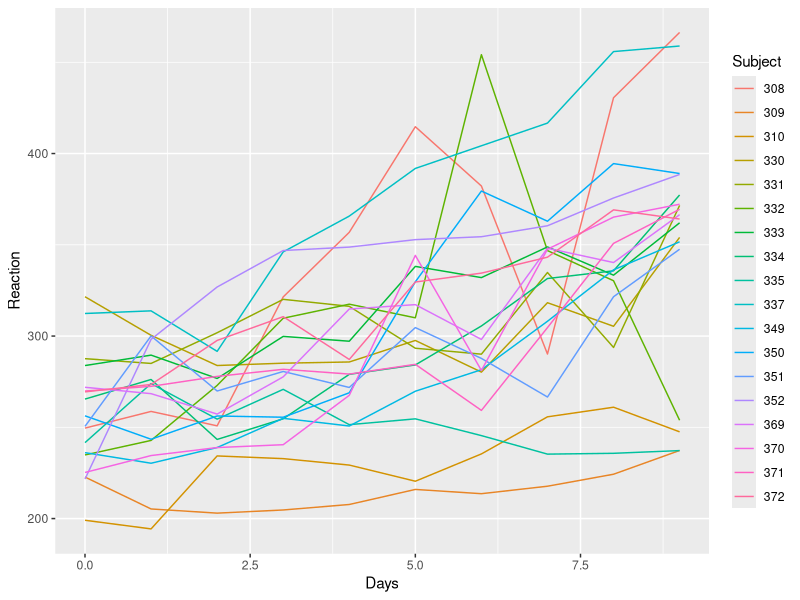

Here is the R script that generated this plot:
## ---- chunk 1
knitr::opts_chunk$set(
  collapse = TRUE,
  comment = "#>",
  message = FALSE
)
## ---- chunk 2
library(pbkrtest)
library(ggplot2)

ggplot(sleepstudy) + geom_line(aes(Days, Reaction, group=Subject, color=Subject))

fm0 <- lmer(Reaction ~ Days + (Days|Subject), data=sleepstudy)
fm1 <- update(fm0, .~. - Days)

## Is there an effect of Days?

an <- anova(fm0, fm1)
pb <- PBmodcomp(fm0, fm1)
kr <- KRmodcomp(fm0, fm1)
sat <- SATmodcomp(fm0, fm1)

tidy(an)
tidy(pb)
tidy(kr)
tidy(sat)
